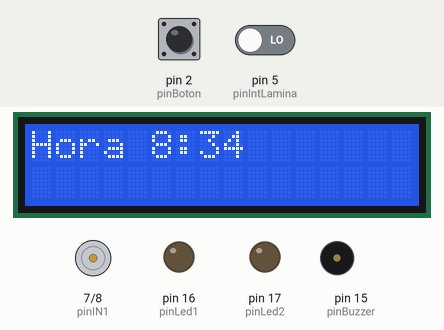
This sketch was run on a simulated Arduino Uno, built with avr-gcc and run on an emulated ATmega328P. On the bench: 16×2 character LCD, motor-driver pin pairs drawn as motors (green arrow = first pin HIGH = forward, orange = second pin HIGH = backward, longer = more drive, scaled by the enable pin), output pins drawn as LEDs (lit = HIGH), buzzer (waves = sounding, pin HIGH). The test bench sets the inputs (shaded band); at power-on: pin 2 (pinBoton) LOW, pin 5 (pinIntLamina) LOW. What the sketch prints to the serial monitor is not drawn.

Above: at 0.2 s.
At 38.2 s:
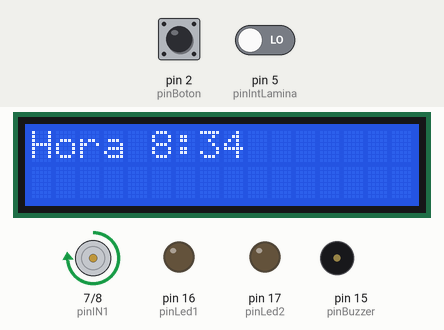
Timing chart, 0 to 39.7 s (numbered marks = the images above):
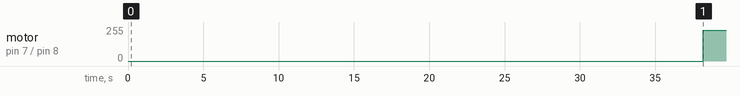

The sketch:

pastillero.ino
```cpp
/* Programa para pastillero inteligente v1.0 (modular) */

#include "funciones.h"

void setup() {
  // Hora de reinicio (HH:MM)
  hora   = 8;
  minuto = 34;

  // Cálculo del tiempo base
  ConversionHminMs();
  tiempoBase = tiempoMs;

  // LCD y E/S
  lcd.begin(16, 2);
  pinMode(pinBuzzer, OUTPUT);
  pinMode(pinLed1,   OUTPUT);
  pinMode(pinLed2,   OUTPUT);
  pinMode(pinBoton,  INPUT);
  attachInterrupt(digitalPinToInterrupt(pinBoton), Interruptor, RISING);

  // Puente H e interruptor de lámina
  pinMode(pinIN1, OUTPUT);
  pinMode(pinIN2, OUTPUT);
  pinMode(pinIntLamina, INPUT);

  // --------- Programación de tomas (ejemplo del código original) ----------
  // 1ra toma
  hora = 8;  minuto = 35; ConversionHminMs();
  tiempoActivacion[0] = tiempoMs - tiempoBase;

  // 2da toma  (en el original sobrescribía [0]; se respeta intención)
  hora = 8;  minuto = 36; ConversionHminMs();
  tiempoActivacion[1] = tiempoMs - tiempoBase;

  // 3ra toma
  hora = 8;  minuto = 37; ConversionHminMs();
  tiempoActivacion[2] = tiempoMs - tiempoBase;

  // 4ta toma (si no se usa, se puede ignorar)
  // hora = 23; minuto = 59; ConversionHminMs();
  // tiempoActivacion[3] = tiempoMs - tiempoBase;
  // -----------------------------------------------------------------------

  Serial.begin(9600);
}

void loop() {
  // Señales iniciales al puente H: motor detenido
  digitalWrite(pinIN1, LOW);
  digitalWrite(pinIN2, LOW);
  analogWrite(pinPWM, valorPWM);

  Despliegue();
  delay(tiempoRet);

  // Espera activa hasta la siguiente toma (despliega hora)
  do {
    Despliegue();
    delay(tiempoRet);
    tiempoActual = millis() + tiempoBase;
  } while (tiempoActual < tiempoActivacion[toma]);

  // Llega la toma: activa motor, muestra hora de toma y alarma
  ActivaMotor();
  banderaAlarma = HIGH;
  do {
    DespliegueHoraToma();
    Alarma();
  } while (banderaAlarma == HIGH);

  // Limpia y avanza a la siguiente toma
  lcd.clear();
  toma++;
  if (toma >= NUM_TOMAS) toma = 0;   // opcional: volver a la primera
}
```

funciones.cpp
```cpp
#include "funciones.h"

// ------------------- Definiciones de pines -----------------
const int pinBuzzer = 15;
const int pinLed1   = 16;
const int pinLed2   = 17;
const int pinBoton  = 2;

const int pinIntLamina = 5;
const int pinIN1 = 7;
const int pinIN2 = 8;
const int pinPWM = 9;

// ------------------- Variables globales --------------------
volatile boolean banderaAlarma = HIGH;
int rep = 0;
const int numRep       = 10;
const int tiempoEnc    = 600;   // ms
const int tiempoApag   = 400;   // ms
const int tiempoEspera = 9900;  // ms

boolean estadoIntLamina = LOW;
int valorPWM = 230;

long tiempoActivacion[NUM_TOMAS] = {0,0,0,0};
int  toma = 0;

long tiempoMs     = 0;
long tiempoBase   = 0;
long tiempoActual = 0;
long hora = 0, minuto = 0;
long horaActual = 0, minActual = 0;

const int tiempoRet = 19000; // ms

// LCD: RS=4, E=6, D4=11, D5=12, D6=13, D7=14
LiquidCrystal lcd(4, 6, 11, 12, 13, 14);

// ------------------- Funciones ------------------------------
void ConversionHminMs() {
  // Convierte HH:MM a milisegundos
  long minTot = minuto + hora * 60;
  tiempoMs = minTot * 60000L;
}

void ConversionMsHmin() {
  // Convierte ms a HH:MM
  horaActual = tiempoActual / (60L * 60000L);
  minActual  = (tiempoActual / 60000L) - horaActual * 60L;
}

void Despliegue() {
  // Calcula tiempo actual relativo al tiempo base
  tiempoActual = millis() + tiempoBase;

  // Convierte a HH:MM y muestra
  ConversionMsHmin();
  lcd.begin(16, 2);
  lcd.setCursor(0, 0);
  lcd.print("                ");   // limpia fila
  lcd.setCursor(0, 0);
  lcd.print("Hora ");
  lcd.print(horaActual);
  lcd.print(":");
  if (minActual < 10) lcd.print('0');
  lcd.print(minActual);
}

void ActivaMotor() {
  // Hace avanzar una posición usando el interruptor de lámina
  do {
    digitalWrite(pinIN1, HIGH);
    estadoIntLamina = digitalRead(pinIntLamina);
    Serial.println(pinIntLamina);
  } while (estadoIntLamina == HIGH);

  delay(75);  // desbouncing mecánico

  do {
    digitalWrite(pinIN1, HIGH);
    estadoIntLamina = digitalRead(pinIntLamina);
  } while (estadoIntLamina == LOW);

  digitalWrite(pinIN1, LOW);
}

void Alarma() {
  for (rep = 0; rep < numRep; rep++) {
    digitalWrite(pinBuzzer, HIGH);
    digitalWrite(pinLed1,   HIGH);
    digitalWrite(pinLed2,   HIGH);
    delay(tiempoEnc);
    digitalWrite(pinBuzzer, LOW);
    digitalWrite(pinLed1,   LOW);
    digitalWrite(pinLed2,   LOW);
    delay(tiempoApag);
  }
  delay(tiempoEspera);
}

void Interruptor() {   // marca IRAM_ATTR es opcional (ESP); en AVR se ignora
  banderaAlarma = LOW;
}

void DespliegueHoraToma() {
  // Muestra la hora programada de la toma actual (2a línea)
  Despliegue();                           // 1a línea con hora actual
  tiempoActual = tiempoActivacion[toma];  // hora de la toma relativa a base
  ConversionMsHmin();

  lcd.setCursor(0, 1);
  lcd.print("                ");           // limpia fila
  lcd.setCursor(0, 1);
  lcd.print(toma + 1);
  lcd.print("a toma ");
  lcd.print(horaActual);
  lcd.print(":");
  if (minActual < 10) lcd.print('0');
  lcd.print(minActual);
}
```

funciones.h
```cpp
#ifndef FUNCIONES_PASTILLERO_H
#define FUNCIONES_PASTILLERO_H

#include <Arduino.h>
#include <LiquidCrystal.h>

// ------------------- Constantes / Pines -------------------
extern const int pinBuzzer;
extern const int pinLed1;
extern const int pinLed2;
extern const int pinBoton;

extern const int pinIntLamina;
extern const int pinIN1;
extern const int pinIN2;
extern const int pinPWM;

constexpr uint8_t NUM_TOMAS = 4;   // tamaño del arreglo de tomas

// ------------------- Variables de Alarma -------------------
extern volatile boolean banderaAlarma;
extern int rep;
extern const int numRep;
extern const int tiempoEnc;
extern const int tiempoApag;
extern const int tiempoEspera;

// ------------------- Variables de Motor --------------------
extern boolean estadoIntLamina;
extern int valorPWM;
extern long tiempoActivacion[NUM_TOMAS];
extern int  toma;

// ------------------- Variables de Tiempo/LCD ---------------
extern long tiempoMs;
extern long tiempoBase;
extern long tiempoActual;
extern long hora, minuto;
extern long horaActual, minActual;
extern const int tiempoRet;

extern LiquidCrystal lcd;

// ------------------- Prototipos ----------------------------
void ConversionHminMs();
void ConversionMsHmin();
void Despliegue();
void ActivaMotor();
void Alarma();
void Interruptor();
void DespliegueHoraToma();

#endif
```

Measured:
- by itself, motor on pin 7 (pinIN1) / pin 8 (pinIN2): stopped → forward 230/255 at 38.2 s
